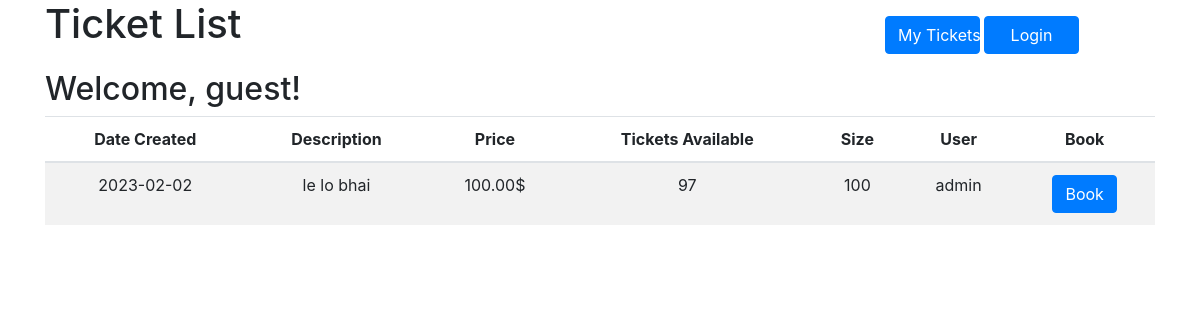
The page / on the database its author committed.
### booking/models.py (models this page shows, shortened)
class Ticket(models.Model):
    name = models.CharField(max_length=200)
    user = models.ForeignKey(User, on_delete=models.CASCADE , default=None)
    price = models.DecimalField(max_digits=5, decimal_places=2)
    description = models.TextField(default="No description")
    date_created = models.DateTimeField(default=datetime.datetime.now)
    size = models.IntegerField(default=100)
    availabel = models.IntegerField(default=100)

### booking/views.py (the view)
# urls.py: path('', ticket_list, name='ticket_list'),
def ticket_list(request):
    tickets = Ticket.objects.all()
    return render(request, 'booking/ticket_list.html', {'tickets': tickets})

### booking/templates/booking/ticket_list.html (shortened to what this page needs)
<html>
  <head>
    <link
      rel="stylesheet"
      href="https://maxcdn.bootstrapcdn.com/bootstrap/4.0.0/css/bootstrap.min.css"
    />
  </head>
  <body>
    <div class="container">
      <div class="row">
        <h1 class="col-sm-9">Ticket List</h1>
        <a class="btn btn-primary sm my-3 col-sm-1" href="my_tickets/">
          My Tickets
        </a>
        {% if user.is_authenticated %}
        <a href="{% url 'logout' %}" class="btn btn-primary sm my-3 col-sm-1 mx-1">Logout</a>
        {% else %}
        <a href="{% url 'login' %}" class="btn btn-primary sm my-3 col-sm-1 mx-1  ">Login</a>
        {% endif %}
      </div>
      {% if user.is_authenticated %}
      <h2>Welcome, {{ user.username }}!</h2>
      {% else %}
      <h2>Welcome, guest!</h2>
      {% endif %}
      <table class="table table-striped" style="text-align:center;">
        <thead>
          <tr>
            <th>Date Created</th>
            <th>Description</th>
            <th>Price</th>
            <th>Tickets Available</th>
            <th>Size</th>
            <th>User</th>
            <th>Book</th>
          </tr>
        </thead>
        <tbody>
          {% for ticket in tickets %}
          <tr>
            <td >{{ ticket.date_created |date:"Y-m-d "}}</td>
            <td>{{ ticket.description }}</td>
            <td>{{ ticket.price }}$</td>
            <td>{{ ticket.availabel }}</td>
            <td>{{ ticket.size }}</td>
            <td>{{ ticket.user }}</td>
            <td>
              <a
                class="btn btn-primary"
                href="{% url 'make_booking' ticket.id %}"
              >
                Book
              </a>
            </td>
          </tr>
          {% endfor %}
        </tbody>
      </table>
    </div>
  </body>
</html>

### rows shown on the page
Ticket: date_created "2023-02-02", description "le lo bhai", price "100.00", availabel "97", size "100", user "admin"
